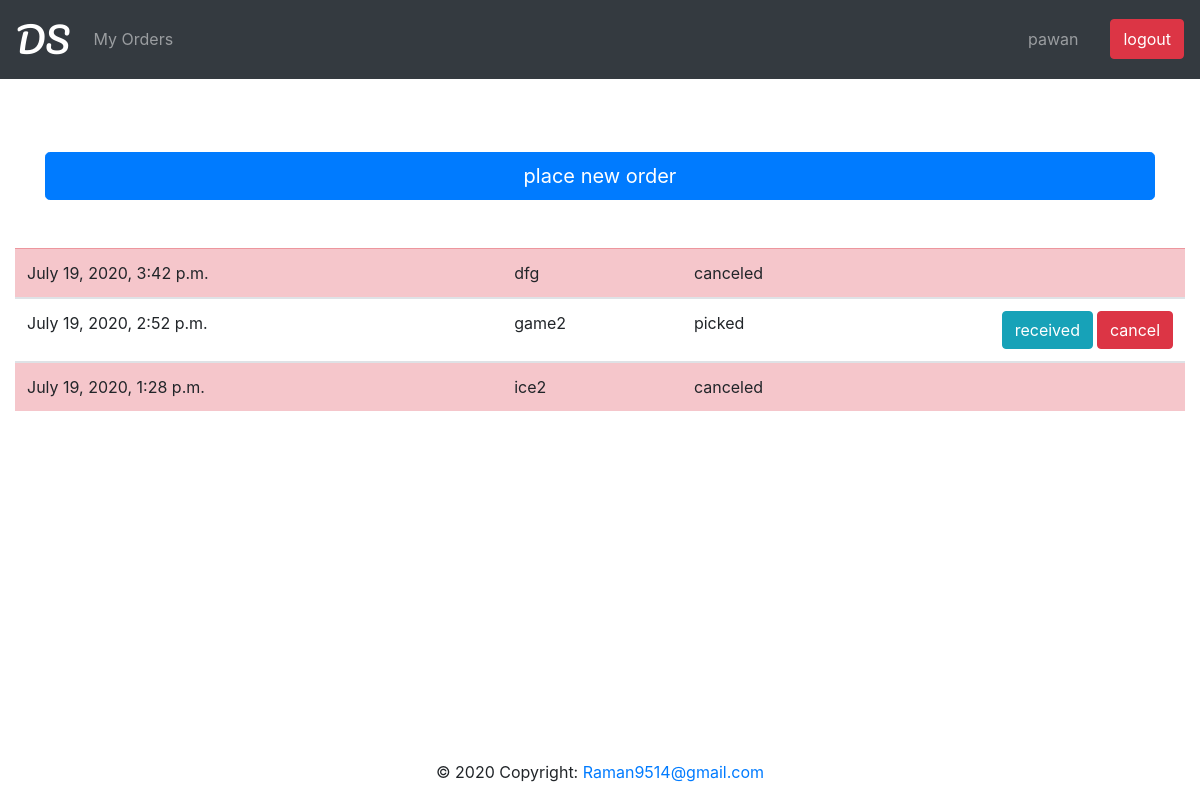
The page /order/myorder (signed in) on the database its author committed.
### order/models.py (models this page shows)
class Order(models.Model):
    user_id= models.ForeignKey(User,on_delete=models.CASCADE)
    u_name = models.CharField(max_length=50)
    u_phone_no = models.CharField(max_length=10)
    u_delivery_address = models.CharField(max_length=350)
    u_pincode=models.CharField(max_length=6)
    u_delivery_note = models.CharField(max_length=300 , blank=True)
    product_list = models.CharField(max_length=350)
    shop_address = models.CharField(max_length=350 )
    shop_pincode = models.CharField(max_length=6)
    order_date = models.DateTimeField(auto_now_add=True )
    order_pending = models.BooleanField(default=True)
    order_picked = models.BooleanField(default=False)
    order_delivered = models.BooleanField(default=False)
    order_cancelled = models.BooleanField(default=False)
    delivery_staff = models.CharField(max_length=20 , default="null" )

### order/views.py (the view)
# urls.py: path('myorder' , views.myorder,name='myorder'),
def myorder(request):
    if request.user.is_authenticated:
        current_user=request.user
        allorders = Order.objects.filter(user_id=current_user).order_by('order_date').reverse()
        return render(request, 'myorders.html',{'allorders':allorders})
    else:
        redirect('login')

### templates/myorders.html (shortened to what this page needs)
{% extends "basic.html" %}
{% block content %}
<div class="container " >
<a  href="{% url 'TakeOrder' %}" class="btn btn-primary btn-block btn-lg">place new order</a>
</div>
<div class="container-fluid pt-5 col-lg-12 col-sm-3 col-md-6">
<table class="table table-hover">
    <tbody>
   {% for order in allorders %}
         {% if order.order_pending %}
         <tr class="table-primary" >
      {% elif order.order_picked%}
      <tr class="table-alert" >
      {% elif order.order_delivered %}
      <tr class="table-success" >
      {% elif order.order_cancelled %}
      <tr class="table-danger" >
      {% endif %}
      <td > {{ order.order_date }} </td>
      <td > {{order.product_list | truncatechars:30}} </td>
       <td>
      {% if order.order_pending %}
         pending
      {% elif order.order_picked%}
            picked
      {% elif order.order_delivered %}
            deliverd
      {% elif order.order_cancelled %}
         canceled
      {% endif %}
         </td>
      <td>
         {% if order.order_cancelled %}
         {% elif order.order_delivered %}
         {% elif order.order_picked %}
         <form action="{% url 'cancleorder' order.id %}" method="post">
            {% csrf_token %}<input type="submit" class="btn btn-danger float-right " value="cancel">
         </form>
         <form action="{% url 'order_received' order.id %}" method="post">
            {% csrf_token %}<input type="submit" class="btn btn-info float-right mr-1" value="received">
         </form>
         {% else %}
            <form action="{% url 'cancleorder' order.id %}" method="post">
               {% csrf_token %}<input type="submit" class="btn btn-danger float-right " value="cancel">
            </form>
                <a href="{% url 'editorder' order.id %}" class="btn btn-info float-right btn-sm d-inline mr-2 mt-1" >Edit</a>
         {% endif %}
      </td>
    </tr>
  </tbody>
{% endfor %}
</table>
</div>
{% endblock content %}

### templates/basic.html (shortened to what this page needs)
<!DOCTYPE html>
<html>
<head>
  <link rel="stylesheet" href="https://maxcdn.bootstrapcdn.com/bootstrap/4.4.1/css/bootstrap.min.css">
  <link rel="stylesheet" href="https://maxcdn.bootstrapcdn.com/bootstrap/4.5.0/css/bootstrap.min.css">
</head>
<body>
 <nav class="navbar navbar-expand-sm bg-dark navbar-dark fixed-top">
  <a class="navbar-brand" id='logo' href="{% url 'index'%}">DS</a>
  <ul class="navbar-nav  ">
    {% if user.is_authenticated %}
    <li class="nav-item">
      <a class="nav-link" href="{% url 'myorder'%}">My Orders</a>
    </li>
   {% endif %}
  </ul>
   <div class="collapse navbar-collapse justify-content-end">
    <ul class="navbar-nav  ">
      <li class="nav-right mr-4">
        <a  class="nav-link " href="{% url 'profile' %}">{{user.first_name|default:'Guest'}}</a>
      </li>
      {% if user.is_authenticated %}
      <button type="button" class="btn btn-danger"  onclick="window.location.href='{% url "logout" %}'">logout</button>
      {% endif %}
    </ul>
   </div>
</nav>
<div class="container-fluid mb-5" style="margin-top:80px">
   <br>
</div>
{% block content %}
 {% endblock %}
 <footer class="page-footer font-small blue fixed-bottom">
  <div class="footer-copyright text-center py-3">© 2020 Copyright:
    <a href="#">Raman9514@gmail.com</a>
  </div>
</footer>
</body>
</html>

### templates/basic.html (style rules this page uses)
#logo { font-family:'Pacifico', cursive; font-size: 35px; color: white; }

### rows shown on the page
Order: order_date "July 19, 2020, 3:42 p.m.", product_list "dfg", order_pending "canceled"
Order: order_date "July 19, 2020, 2:52 p.m.", product_list "game2", order_pending "picked"
Order: order_date "July 19, 2020, 1:28 p.m.", product_list "ice2", order_pending "canceled"

### other values the page prints
{{ user.first_name|default:'Guest' }} "pawan"
